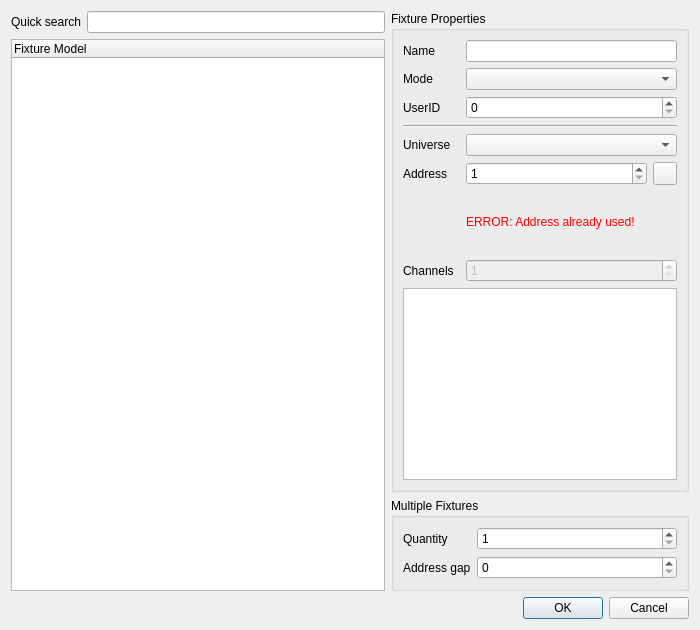
<?xml version="1.0" encoding="UTF-8"?>
<ui version="4.0">
 <author>Massimo Callegari</author>
 <comment>
  Q Light Controller Plus
  addfixture.ui

  Copyright (c) 2015 Massimo Callegari

  Licensed under the Apache License, Version 2.0 (the &quot;License&quot;);
  you may not use this file except in compliance with the License.
  You may obtain a copy of the License at

      http://www.apache.org/licenses/LICENSE-2.0.txt

  Unless required by applicable law or agreed to in writing, software
  distributed under the License is distributed on an &quot;AS IS&quot; BASIS,
  WITHOUT WARRANTIES OR CONDITIONS OF ANY KIND, either express or implied.
  See the License for the specific language governing permissions and
  limitations under the License.
 </comment>
 <class>AddFixture</class>
 <widget class="QDialog" name="AddFixture">
  <property name="geometry">
   <rect>
    <x>0</x>
    <y>0</y>
    <width>700</width>
    <height>630</height>
   </rect>
  </property>
  <property name="windowTitle">
   <string>Add fixture</string>
  </property>
  <layout class="QGridLayout" name="gridLayout_3">
   <item row="0" column="2" rowspan="2">
    <widget class="QGroupBox" name="m_propertiesGroup">
     <property name="sizePolicy">
      <sizepolicy hsizetype="Preferred" vsizetype="Expanding">
       <horstretch>0</horstretch>
       <verstretch>0</verstretch>
      </sizepolicy>
     </property>
     <property name="title">
      <string>Fixture Properties</string>
     </property>
     <layout class="QGridLayout" name="gridLayout">
      <item row="5" column="2">
       <layout class="QHBoxLayout" name="horizontalLayout_6">
        <item>
         <widget class="QSpinBox" name="m_addressSpin">
          <property name="toolTip">
           <string>The starting address of the (first) added fixture</string>
          </property>
          <property name="minimum">
           <number>1</number>
          </property>
          <property name="maximum">
           <number>512</number>
          </property>
         </widget>
        </item>
        <item>
         <widget class="QToolButton" name="m_diptoolButton">
          <property name="toolTip">
           <string>Address Tool</string>
          </property>
          <property name="icon">
           <iconset resource="qlcui.qrc">
            <normaloff>:/diptool.png</normaloff>:/diptool.png</iconset>
          </property>
         </widget>
        </item>
       </layout>
      </item>
      <item row="6" column="2">
       <widget class="QLabel" name="m_addrErrorLabel">
        <property name="text">
         <string>&lt;html&gt;&lt;head/&gt;&lt;body&gt;&lt;p&gt;&lt;span style=&quot; color:#ff0000;&quot;&gt;ERROR: Address already used!&lt;/span&gt;&lt;/p&gt;&lt;/body&gt;&lt;/html&gt;</string>
        </property>
       </widget>
      </item>
      <item row="4" column="2">
       <widget class="QComboBox" name="m_universeCombo">
        <property name="sizeAdjustPolicy">
         <enum>QComboBox::AdjustToMinimumContentsLength</enum>
        </property>
        <property name="minimumContentsLength">
         <number>16</number>
        </property>
       </widget>
      </item>
      <item row="0" column="0">
       <widget class="QLabel" name="m_nameLabel">
        <property name="text">
         <string>Name</string>
        </property>
       </widget>
      </item>
      <item row="3" column="0" colspan="3">
       <widget class="Line" name="line">
        <property name="orientation">
         <enum>Qt::Horizontal</enum>
        </property>
       </widget>
      </item>
      <item row="5" column="0">
       <widget class="QLabel" name="m_addressLabel">
        <property name="text">
         <string>Address</string>
        </property>
       </widget>
      </item>
      <item row="0" column="2">
       <widget class="QLineEdit" name="m_nameEdit">
        <property name="toolTip">
         <string>A friendly name for the new fixture</string>
        </property>
       </widget>
      </item>
      <item row="1" column="2">
       <widget class="QComboBox" name="m_modeCombo">
        <property name="toolTip">
         <string>Selected fixture mode</string>
        </property>
       </widget>
      </item>
      <item row="4" column="0">
       <widget class="QLabel" name="m_universeLabel">
        <property name="text">
         <string>Universe</string>
        </property>
       </widget>
      </item>
      <item row="7" column="2">
       <widget class="QSpinBox" name="m_channelsSpin">
        <property name="enabled">
         <bool>false</bool>
        </property>
        <property name="toolTip">
         <string>Number of channels in the selected fixture</string>
        </property>
        <property name="minimum">
         <number>1</number>
        </property>
        <property name="maximum">
         <number>128</number>
        </property>
        <property name="value">
         <number>1</number>
        </property>
       </widget>
      </item>
      <item row="8" column="0" colspan="3">
       <widget class="QListWidget" name="m_channelList">
        <property name="sizePolicy">
         <sizepolicy hsizetype="Expanding" vsizetype="Maximum">
          <horstretch>0</horstretch>
          <verstretch>0</verstretch>
         </sizepolicy>
        </property>
        <property name="toolTip">
         <string>List of channels in the selected fixture mode</string>
        </property>
        <property name="alternatingRowColors">
         <bool>true</bool>
        </property>
        <property name="selectionMode">
         <enum>QAbstractItemView::NoSelection</enum>
        </property>
       </widget>
      </item>
      <item row="7" column="0">
       <widget class="QLabel" name="m_channelsLabel">
        <property name="text">
         <string>Channels</string>
        </property>
       </widget>
      </item>
      <item row="1" column="0">
       <widget class="QLabel" name="m_modeLabel">
        <property name="text">
         <string>Mode</string>
        </property>
       </widget>
      </item>
      <item row="2" column="2">
       <widget class="QSpinBox" name="m_userIDSpin">
        <property name="maximum">
         <number>9999</number>
        </property>
       </widget>
      </item>
      <item row="2" column="0">
       <widget class="QLabel" name="label_2">
        <property name="text">
         <string>UserID</string>
        </property>
       </widget>
      </item>
     </layout>
    </widget>
   </item>
   <item row="1" column="0" rowspan="2" colspan="2">
    <widget class="QTreeWidget" name="m_tree">
     <property name="sizePolicy">
      <sizepolicy hsizetype="Preferred" vsizetype="Expanding">
       <horstretch>0</horstretch>
       <verstretch>0</verstretch>
      </sizepolicy>
     </property>
     <column>
      <property name="text">
       <string>Fixture Model</string>
      </property>
     </column>
    </widget>
   </item>
   <item row="0" column="0">
    <widget class="QLabel" name="label">
     <property name="text">
      <string>Quick search</string>
     </property>
    </widget>
   </item>
   <item row="2" column="2">
    <widget class="QGroupBox" name="m_multipleGroup">
     <property name="sizePolicy">
      <sizepolicy hsizetype="Preferred" vsizetype="Fixed">
       <horstretch>0</horstretch>
       <verstretch>0</verstretch>
      </sizepolicy>
     </property>
     <property name="title">
      <string>Multiple Fixtures</string>
     </property>
     <layout class="QGridLayout" name="gridLayout_2">
      <item row="0" column="0">
       <widget class="QLabel" name="m_amountLabel">
        <property name="text">
         <string>Quantity</string>
        </property>
       </widget>
      </item>
      <item row="0" column="1">
       <widget class="QSpinBox" name="m_amountSpin">
        <property name="sizePolicy">
         <sizepolicy hsizetype="Expanding" vsizetype="Fixed">
          <horstretch>0</horstretch>
          <verstretch>0</verstretch>
         </sizepolicy>
        </property>
        <property name="toolTip">
         <string>Number of fixtures to add</string>
        </property>
        <property name="minimum">
         <number>1</number>
        </property>
        <property name="maximum">
         <number>128</number>
        </property>
       </widget>
      </item>
      <item row="1" column="0">
       <widget class="QLabel" name="m_gapLabel">
        <property name="text">
         <string>Address gap</string>
        </property>
       </widget>
      </item>
      <item row="1" column="1">
       <widget class="QSpinBox" name="m_gapSpin">
        <property name="toolTip">
         <string>Number of empty channels to leave between added fixtures</string>
        </property>
        <property name="maximum">
         <number>128</number>
        </property>
       </widget>
      </item>
     </layout>
    </widget>
   </item>
   <item row="4" column="0" colspan="3">
    <layout class="QHBoxLayout" name="horizontalLayout">
     <item>
      <widget class="QLabel" name="m_fixturesCount">
       <property name="text">
        <string/>
       </property>
      </widget>
     </item>
     <item>
      <widget class="QDialogButtonBox" name="m_buttonBox">
       <property name="orientation">
        <enum>Qt::Horizontal</enum>
       </property>
       <property name="standardButtons">
        <set>QDialogButtonBox::Cancel|QDialogButtonBox::Ok</set>
       </property>
      </widget>
     </item>
    </layout>
   </item>
   <item row="0" column="1">
    <widget class="QLineEdit" name="m_searchEdit"/>
   </item>
  </layout>
 </widget>
 <resources>
  <include location="qlcui.qrc"/>
  <include location="qlcui.qrc"/>
 </resources>
 <connections>
  <connection>
   <sender>m_buttonBox</sender>
   <signal>accepted()</signal>
   <receiver>AddFixture</receiver>
   <slot>accept()</slot>
   <hints>
    <hint type="sourcelabel">
     <x>359</x>
     <y>449</y>
    </hint>
    <hint type="destinationlabel">
     <x>308</x>
     <y>376</y>
    </hint>
   </hints>
  </connection>
  <connection>
   <sender>m_buttonBox</sender>
   <signal>rejected()</signal>
   <receiver>AddFixture</receiver>
   <slot>reject()</slot>
   <hints>
    <hint type="sourcelabel">
     <x>284</x>
     <y>424</y>
    </hint>
    <hint type="destinationlabel">
     <x>399</x>
     <y>376</y>
    </hint>
   </hints>
  </connection>
 </connections>
</ui>
